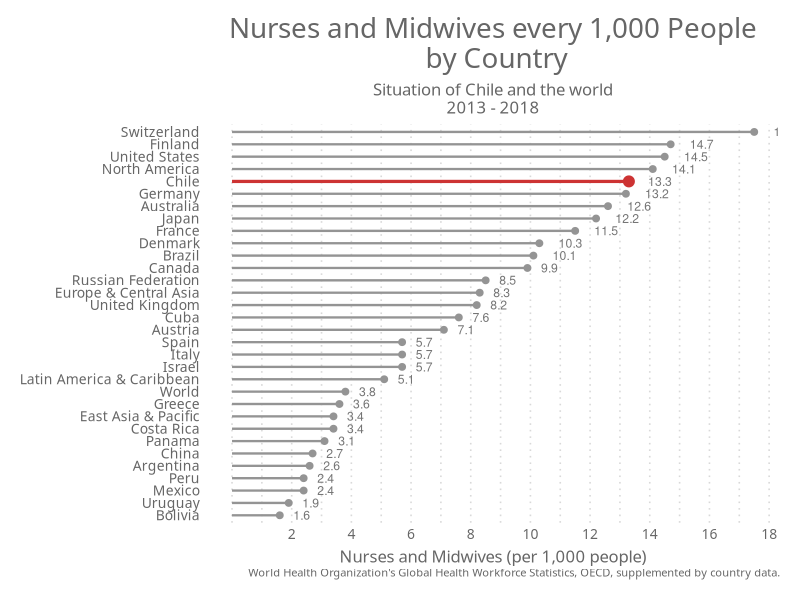

Reproduce this figure in R.
## ---- chunk 1

knitr::opts_chunk$set(echo = TRUE)

## ---- chunk 2

#### Library ----
library(readxl)
library(dplyr)
library(tidyverse)

## ---- chunk 3

#### Theme ----
theme_elegante <- function(base_size = 10,
                           base_family = "Raleway"
)
{
  color.background = "#FFFFFF" # Chart Background
  color.grid.major = "#D9D9D9" # Chart Gridlines
  color.axis.text = "#666666" # 
  color.axis.title = "#666666" # 
  color.title = "#666666"
  color.subtitle = "#666666"
  strip.background.color = '#9999CC'
  
  ret <-
    theme_bw(base_size=base_size) +
    
    # Set the entire chart region to a light gray color
    theme(panel.background=element_rect(fill=color.background, color=color.background)) +
    theme(plot.background=element_rect(fill=color.background, color=color.background)) +
    theme(panel.border=element_rect(color=color.background)) +
    
    # Format the grid
    theme(panel.grid.major=element_line(color=color.grid.major,size=.55, linetype="dotted")) +
    theme(panel.grid.minor=element_line(color=color.grid.major,size=.55, linetype="dotted")) +
    theme(axis.ticks=element_blank()) +
    
    # Format the legend, but hide by default
    theme(legend.position="none") +
    theme(legend.background = element_rect(fill=color.background)) +
    theme(legend.text = element_text(size=base_size-3,color=color.axis.title, family = base_family)) +
    
    theme(strip.text.x = element_text(size=base_size,color=color.background, family = base_family)) +
    theme(strip.text.y = element_text(size=base_size,color=color.background, family = base_family)) +
    #theme(strip.background = element_rect(fill=strip.background.color, linetype="blank")) +
    theme(strip.background = element_rect(fill = "grey70", colour = NA)) +
    # theme(panel.border= element_rect(fill = NA, colour = "grey70", size = rel(1)))+
    # Set title and axis labels, and format these and tick marks
    theme(plot.title=element_text(color=color.title, 
                                  size=20, 
                                  vjust=1.25, 
                                  family=base_family, 
                                  hjust = 0.5
    )) +
    
    theme(plot.subtitle=element_text(color=color.subtitle, size=base_size+2, family = base_family,  hjust = 0.5))  +
    
    theme(axis.text.x=element_text(size=base_size,color=color.axis.text, family = base_family)) +
    theme(axis.text.y=element_text(size=base_size,color=color.axis.text, family = base_family)) +
    theme(text=element_text(size=base_size, color=color.axis.text, family = base_family)) +
    
    theme(axis.title.x=element_text(size=base_size+2,color=color.axis.title, vjust=0, family = base_family)) +
    theme(axis.title.y=element_text(size=base_size+2,color=color.axis.title, vjust=1.25, family = base_family)) +
    theme(plot.caption=element_text(size=base_size-2,color=color.axis.title, vjust=1.25, family = base_family)) +
    
    # Legend  
    theme(legend.text=element_text(size=base_size,color=color.axis.text, family = base_family)) +
    theme(legend.title=element_text(size=base_size,color=color.axis.text, family = base_family)) +
    theme(legend.key=element_rect(colour = color.background, fill = color.background)) +
    theme(legend.position="bottom", 
          legend.box = "horizontal", 
          legend.title = element_blank(),
          legend.key.width = unit(.75, "cm"),
          legend.key.height = unit(.75, "cm"),
          legend.spacing.x = unit(.25, 'cm'),
          legend.spacing.y = unit(.25, 'cm'),
          legend.margin = margin(t=0, r=0, b=0, l=0, unit="cm")) +
    
    # Plot margins
    theme(plot.margin = unit(c(.5, .5, .5, .5), "cm"))
  
  ret
}

## ---- chunk 4

#### General Data ----

Health <- read_excel("Health_2.xlsx")

## ---- chunk 5
# Nurses and midwives (per 1,000 people) ----

# Long definition
# Nurses and midwives include professional nurses, professional midwives, auxiliary nurses, auxiliary midwives, enrolled nurses, enrolled midwives and other associated personnel,
# such as dental nurses and primary care nurses.
# Source
# World Health Organization's Global Health Workforce Statistics, OECD, supplemented by country data.

# Nurses and midwives Data
Health_Nur <- Health %>%
  select(Country, `Nursesandmidwivesper1,000people`) %>%
  filter(`Nursesandmidwivesper1,000people`!= "..", Country %in%
           c("Cuba", "Greece", "Austria", "Uruguay", "Israel",
             "Switzerland", "Germany", "Argentina", "Italy", "Denmark", "Russian Federation",
             "Spain", "Finland", "Australia", "Europe & Central Asia", "France", "Costa Rica", "United Kingdom", "Canada",
             "Chile", "United States", "North America", "Japan", "Mexico",
             "Latin America & Caribbean", "Brazil", "China", "East Asia & Pacific",
             "Bolivia", "Panama", "World", "Peru")) %>%
  arrange(`Nursesandmidwivesper1,000people`) # Reorder the data

Health_Nur$`Nursesandmidwivesper1,000people` <- as.numeric(as.character(Health_Nur$`Nursesandmidwivesper1,000people`)) #Transform column character to numeric

# Nurses and midwives Graphic

Health_Nur %>%
  mutate(Country = fct_reorder(Country, `Nursesandmidwivesper1,000people`)) %>%
  ggplot(aes(x = Country, y = `Nursesandmidwivesper1,000people`)) +
  geom_segment(aes(x = Country, xend = Country, y = 0, yend = `Nursesandmidwivesper1,000people`), color = ifelse(Health_Nur$Country %in% c("Chile"), "brown3", "gray58"), size = ifelse(Health_Nur$Country %in% c("Chile"), 1.1, 0.8)) +
  geom_point(color = ifelse(Health_Nur$Country %in% c("Chile"), "brown3", "gray58"), size = ifelse(Health_Nur$Country %in% c("Chile"), 3.4, 2)) +
  coord_flip() +
  theme_elegante() +
  ylab("Nurses and Midwives (per 1,000 people)") +
  labs(title = paste("Nurses and Midwives every 1,000 People\n", "by Country"), 
       caption = "World Health Organization's Global Health Workforce Statistics, OECD, supplemented by country data.",
       subtitle = paste0("Situation of Chile and the world\n", "2013 - 2018" )) +
  geom_text(aes(label = Health_Nur$`Nursesandmidwivesper1,000people`), hjust = -.8, nudge_x = 0, color = "gray46", size = 3.1) +
  scale_y_continuous(breaks = c(2, 4, 6, 8, 10, 12, 14, 16, 18, 20)) +
  theme(panel.grid.major.y = element_blank(), panel.border = element_blank(), axis.ticks.y = element_blank()) +
  theme(axis.title.y=element_blank(),
        legend.position = "none")

